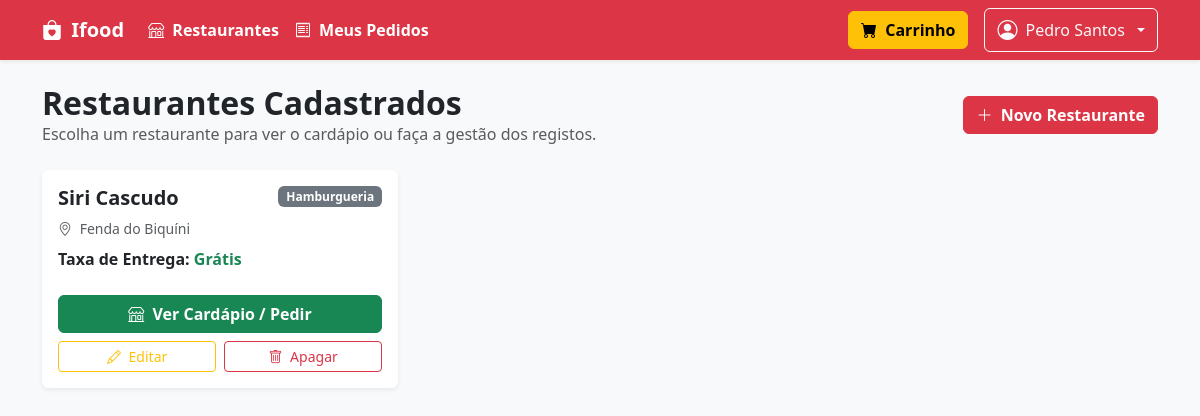
Page /restaurantes/ (signed in) on the committed database.
### tables this page shows
CREATE TABLE restaurantes (
    id INTEGER PRIMARY KEY AUTOINCREMENT,
    nome TEXT NOT NULL,
    categoria TEXT NOT NULL,
    endereco TEXT NOT NULL,
    telefone TEXT,
    taxa_entrega REAL DEFAULT 0.0,
    ativo INTEGER DEFAULT 1,
    criado_em DATETIME DEFAULT CURRENT_TIMESTAMP
);

### src/routes/restaurantes.py (the view)
@restaurantes_bp.route('/', methods=['GET'])
def listar():
    restaurantes = RestauranteModel.listar_todos()
    return render_template('restaurantes/index.html', restaurantes=restaurantes)

### src/db.py (called while the page is built)
def get_db():
    if 'db' not in g:
        g.db = sqlite3.connect(Config.DATABASE_PATH)
        g.db.row_factory = sqlite3.Row
        g.db.execute("PRAGMA foreign_keys = ON;")
    return g.db

### src/models/restaurante.py (called while the page is built)
    @staticmethod
    def listar_todos():
        db = get_db()
        return db.execute("SELECT * FROM restaurantes").fetchall()

### src/templates/restaurantes/index.html (shortened to what this page needs)
{% extends 'base.html' %}
{% block content %}
<div class="d-flex justify-content-between align-items-center mb-4">
    <div>
        <h2 class="fw-bold mb-0">Restaurantes Cadastrados</h2>
        <p class="text-muted mb-0">Escolha um restaurante para ver o cardápio ou faça a gestão dos registos.</p>
    </div>
    <a href="{{ url_for('restaurantes.criar') }}" class="btn btn-danger fw-bold">
        <i class="bi bi-plus-lg me-1"></i> Novo Restaurante
    </a>
</div>
{% if restaurantes %}
<div class="row row-cols-1 row-cols-md-2 row-cols-lg-3 g-4">
    {% for r in restaurantes %}
    <div class="col">
        <div class="card h-100 shadow-sm border-0">
            <div class="card-body d-flex flex-column">
                <div class="d-flex justify-content-between align-items-start mb-2">
                    <h5 class="card-title fw-bold text-truncate mb-0">{{ r.nome }}</h5>
                    <span class="badge bg-secondary">{{ r.categoria }}</span>
                </div>
                <p class="card-text text-muted small mb-2">
                    <i class="bi bi-geo-alt me-1"></i> {{ r.endereco }}
                </p>
                <p class="card-text mb-4">
                    <strong>Taxa de Entrega:</strong>
                    <span class="text-success fw-bold">
                        {% if r.taxa_entrega and r.taxa_entrega > 0 %}
                            R$ {{ "%.2f"|format(r.taxa_entrega) }}
                        {% else %}
                            Grátis
                        {% endif %}
                    </span>
                </p>
                <div class="mt-auto d-grid gap-2">
                    <a href="{{ url_for('refeicoes.listar_por_restaurante', restaurante_id=r.id) }}" class="btn btn-success fw-bold">
                        <i class="bi bi-shop me-1"></i> Ver Cardápio / Pedir
                    </a>
                    <div class="d-flex gap-2">
                        <a href="{{ url_for('restaurantes.editar', id=r.id) }}" class="btn btn-outline-warning btn-sm w-50">
                            <i class="bi bi-pencil me-1"></i> Editar
                        </a>
                        <form action="{{ url_for('restaurantes.deletar', id=r.id) }}" method="POST" class="w-50" onsubmit="return confirm('Tem certeza que deseja apagar este restaurante?');">
                            <button type="submit" class="btn btn-outline-danger btn-sm w-100">
                                <i class="bi bi-trash me-1"></i> Apagar
                            </button>
                        </form>
                    </div>
                </div>
            </div>
        </div>
    </div>
    {% endfor %}
</div>
{% endif %}
{% endblock %}

### rows in the picture
restaurantes: nome "Siri Cascudo", categoria "Hamburgueria", endereco "Fenda do Biquíni", taxa_entrega "Grátis"

### other values in the picture
{{ usuario.get('nome', 'Utilizador') }} "Pedro Santos"
